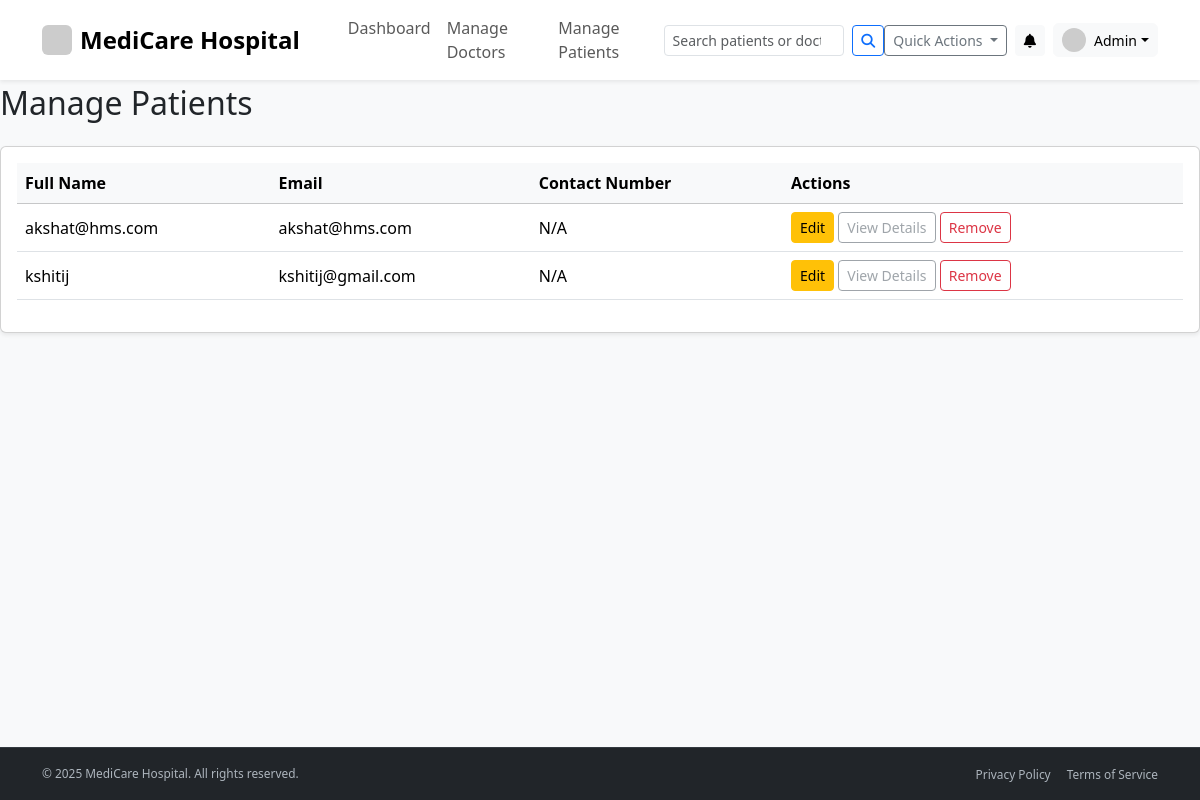
The page /admin/patients (signed in) on the database as committed earlier.
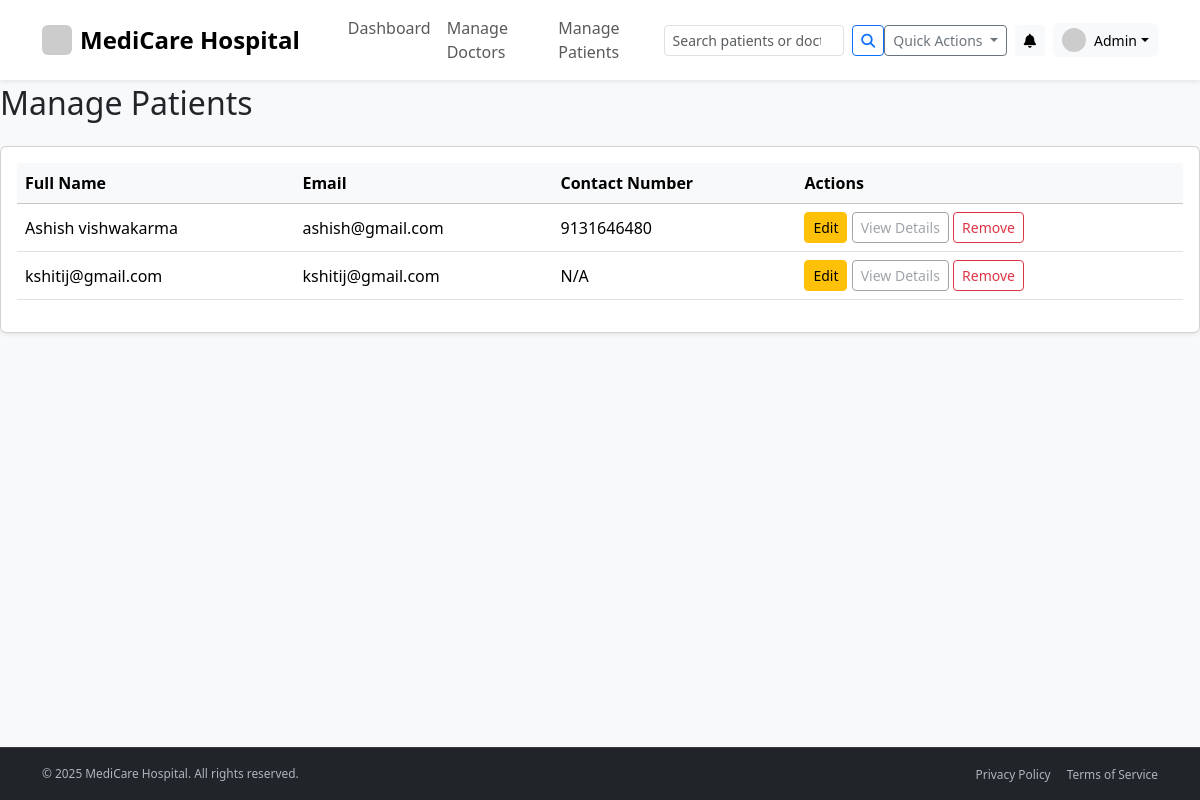
The same page on the database as committed later.
### app/models.py (models this page shows, shortened)
class User(db.Model, UserMixin):
    __tablename__ = 'user'
    id = db.Column(db.Integer, primary_key=True)
    email = db.Column(db.String(120), unique=True, nullable=False)
    password_hash = db.Column(db.String(128), nullable=False)
    role = db.Column(db.String(10), nullable=False)  # 'admin', 'doctor', 'patient'
    created_at = db.Column(db.DateTime, default=datetime.utcnow)
    doctor_profile = db.relationship('DoctorProfile', backref='user', uselist=False, cascade="all, delete-orphan")
    patient_profile = db.relationship('PatientProfile', backref='user', uselist=False, cascade="all, delete-orphan")
    doctor_appointments = db.relationship('Appointment', foreign_keys='Appointment.doctor_id', backref='doctor', lazy=True)
    patient_appointments = db.relationship('Appointment', foreign_keys='Appointment.patient_id', backref='patient', lazy=True)
    availabilities = db.relationship('Availability', backref='doctor', lazy=True, cascade="all, delete-orphan")
    notifications = db.relationship('Notification', backref='user', lazy=True, cascade="all, delete-orphan")
    reviews_given = db.relationship('DoctorReview', foreign_keys='DoctorReview.patient_id', backref='patient', lazy=True)
    reviews_received = db.relationship('DoctorReview', foreign_keys='DoctorReview.doctor_id', backref='doctor', lazy=True)
    @property
    def password(self):
        raise AttributeError('password is not a readable attribute')

class PatientProfile(db.Model):
    __tablename__ = 'patient_profile'
    id = db.Column(db.Integer, primary_key=True)
    user_id = db.Column(db.Integer, db.ForeignKey('user.id'), nullable=False, unique=True)
    full_name = db.Column(db.String(100), nullable=False)
    date_of_birth = db.Column(db.Date)
    gender = db.Column(db.String(10))
    contact_number = db.Column(db.String(20))
    blood_group = db.Column(db.String(5))
    allergies = db.Column(db.Text)
    documents = db.relationship('MedicalDocument', backref='patient', lazy=True)

### app/routes/admin_routes.py (the view)
@admin_bp.route('/patients')
@login_required
def manage_patients():
    if current_user.role != 'admin':
        flash('You are not authorized to access this page.', 'danger')
        return redirect(url_for('main.home'))
    patients = User.query.filter_by(role='patient').join(PatientProfile).order_by(PatientProfile.full_name).all()
    return render_template('admin/manage_patients.html', title='Manage Patients', patients=patients)

### app/__init__.py (called while the page is built)
@app.context_processor
def inject_notifications():
    if current_user.is_authenticated:
        unread_notifications = Notification.query.filter_by(user_id=current_user.id, is_read=False).order_by(Notification.created_at.desc()).limit(5).all()
        notification_count = Notification.query.filter_by(user_id=current_user.id, is_read=False).count()
        return dict(unread_notifications=unread_notifications, notification_count=notification_count)
    return dict(unread_notifications=[], notification_count=0)

@app.context_processor
def inject_notifications():
    if current_user.is_authenticated:
        unread_notifications = Notification.query.filter_by(user_id=current_user.id, is_read=False).order_by(Notification.created_at.desc()).limit(5).all()
        notification_count = Notification.query.filter_by(user_id=current_user.id, is_read=False).count()
        return dict(unread_notifications=unread_notifications, notification_count=notification_count)
    return dict(unread_notifications=[], notification_count=0)

### app/models.py (called while the page is built)
@login_manager.user_loader
def load_user(user_id):
    return User.query.get(int(user_id))

### app/templates/admin/manage_patients.html
{% extends "layout.html" %}
{% block content %}
<h2 class="mb-4">Manage Patients</h2>
<div class="card shadow-sm">
    <div class="card-body">
        <div class="table-responsive">
            <table class="table table-hover align-middle">
                <thead class="table-light">
                    <tr>
                        <th>Full Name</th>
                        <th>Email</th>
                        <th>Contact Number</th>
                        <th>Actions</th>
                    </tr>
                </thead>
                <tbody>
                    {% for patient in patients %}
                    <tr>
                        <td>{{ patient.patient_profile.full_name }}</td>
                        <td>{{ patient.email }}</td>
                        <td>{{ patient.patient_profile.contact_number or 'N/A' }}</td>
                        <td>
                            <a href="{{ url_for('admin.edit_patient', user_id=patient.id) }}"
                                class="btn btn-sm btn-warning">Edit</a>
                            <a href="#" class="btn btn-sm btn-outline-secondary disabled">View Details</a>
                            <form action="{{ url_for('admin.delete_patient', user_id=patient.id) }}" method="POST"
                                class="d-inline"
                                onsubmit="return confirm('Are you sure you want to permanently delete this patient and all their records?');">
                                <button type="submit" class="btn btn-sm btn-outline-danger">Remove</button>
                            </form>
                        </td>
                    </tr>
                    {% else %}
                    <tr>
                        <td colspan="4" class="text-center text-muted">No patients found.</td>
                    </tr>
                    {% endfor %}
                </tbody>
            </table>
        </div>
    </div>
</div>
{% endblock content %}

Rows that differ between the two databases and show on the page:
removed User: patient_profile.full_name "akshat@hms.com", email "akshat@hms.com", patient_profile "N/A"
no longer on this page (row edited): User: patient_profile.full_name "kshitij", email "kshitij@gmail.com", patient_profile "N/A"
added User: patient_profile.full_name "Ashish vishwakarma", email "ashish@gmail.com", patient_profile "9131646480"
added User: patient_profile.full_name "kshitij@gmail.com", email "kshitij@gmail.com", patient_profile "N/A"
